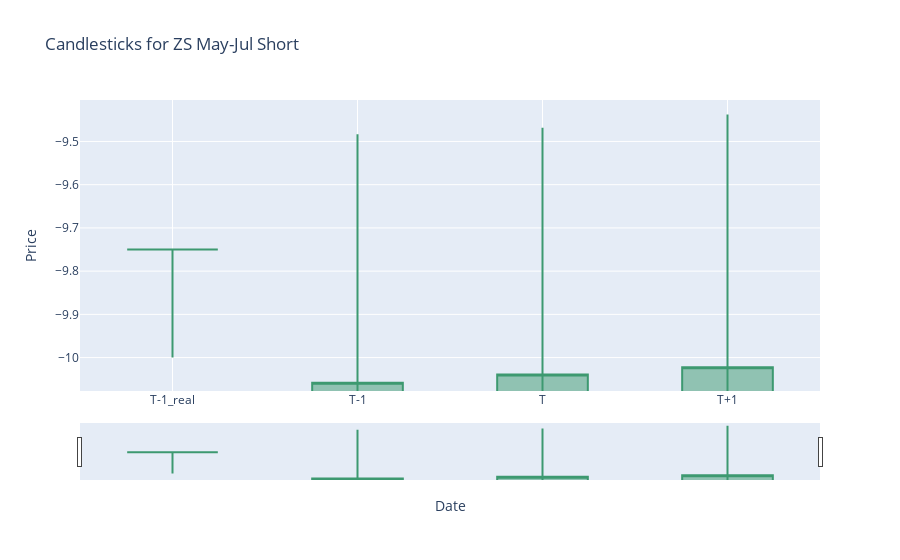

The notebook cell saved with this chart:
### Code cell
candle = go.Candlestick(
    x=['T-1_real','T-1','T','T+1'],  
    open=ohlc['Open'],
    high=ohlc['High'],
    low=ohlc['Low'],
    close=ohlc['Close']
)

# Create a figure and add the candlestick
fig = go.Figure(data=[candle])

# Update layout to show titles
fig.update_layout(title='Candlesticks for '+files[-1][-19:-9]+" Short", xaxis_title='Date', yaxis_title='Price')
# fig.update_layout(title='Candlesticks for '+files[-1][-15:-9], xaxis_title='Date', yaxis_title='Price')

# Show the figure
fig.show()

### Figure 1 — Plotly figure (JSON) as saved in the notebook; plotly's stock layout.template omitted (floating-point values rounded to 4 significant figures)
{"data": [{"close": [-9.75, -10.06, -10.04, -10.02, -10.01], "high": [-9.75, -9.483, -9.468, -9.438, -9.405], "low": [-10, -10.04, -9.97, -9.914, -9.862], "open": [-9.75, -10.24, -10.18, -10.14, -10.09], "type": "candlestick", "x": ["T-1_real", "T-1", "T", "T+1"]}], "layout": {"title": {"text": "Candlesticks for ZS May-Jul Short"}, "xaxis": {"title": {"text": "Date"}}, "yaxis": {"title": {"text": "Price"}}}}
